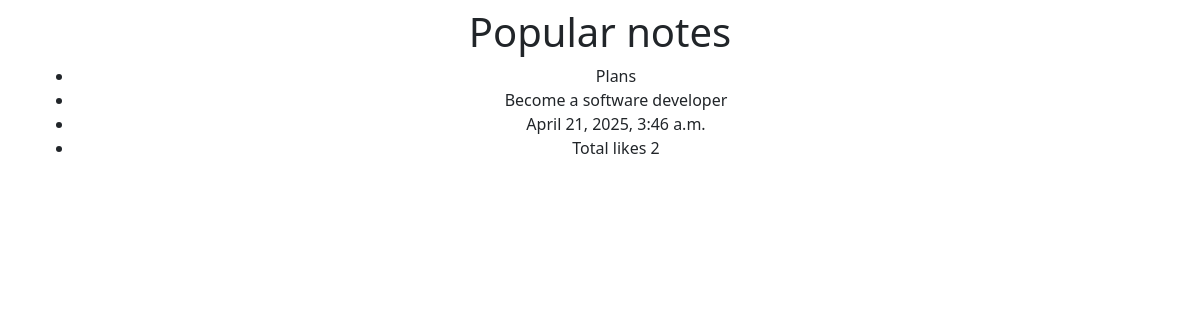
The app's page /smart/notes/popular, older data.
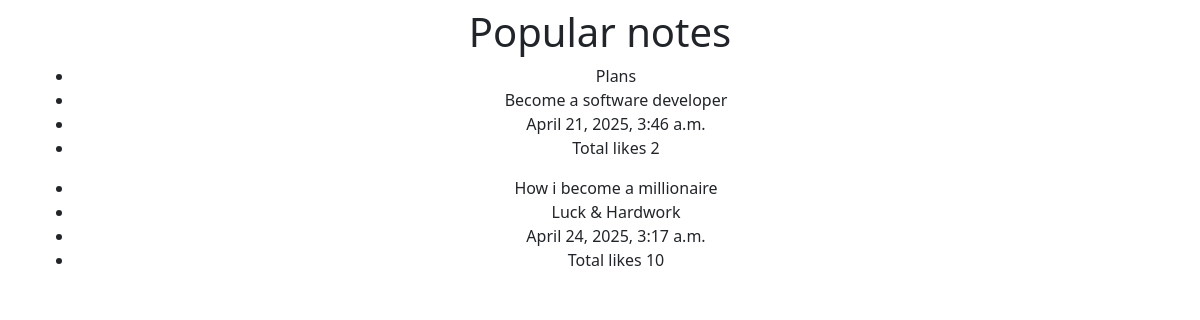
The same page, newer data.
### notes/models.py (models this page shows, shortened)
class Notes(models.Model):
    title = models.CharField(max_length=255)
    text = models.TextField()
    likes = models.IntegerField(default=0)
    created_at = models.DateTimeField(auto_now_add=True)
    class Meta:
        verbose_name_plural = 'notes'

### notes/views.py (the view)
# urls.py: path('notes/popular', views.PopularNotesView.as_view()),
class PopularNotesView(ListView):
    model = Notes
    context_object_name = "popular_notes"
    template_name = "notes/popular_notes.html"
    queryset = Notes.objects.filter(likes__gt=1)

### notes/templates/notes/popular_notes.html (shortened to what this page needs)
{% extends "base.html" %}
{% block content %}
    <h1>Popular notes</h1>
    {% for note in popular_notes %}
    <ul>
        <li>{{ note.title }}</li>
        <li>{{ note.text }}</li>
        <li>{{ note.created_at }}</li>
        <li>Total likes {{ note.likes }}</li>
    </ul>
    {% endfor %}
{% endblock %}

### static/templates/base.html (shortened to what this page needs)
{% load static %}
<!DOCTYPE html>
<html lang="en">
<head>
    <link href="https://cdn.jsdelivr.net/npm/bootstrap@5.3.5/dist/css/bootstrap.min.css" rel="stylesheet">
</head>
<body>
    <div class="container my-2 text-center">
        {% block content %}
        {% endblock %}
    </div>
</body>
</html>

Row changes from the older to the newer data that the page shows:
added Notes: title "How i become a millionaire", text "Luck & Hardwork", created_at "April 24, 2025, 3:17 a.m.", likes "10"
